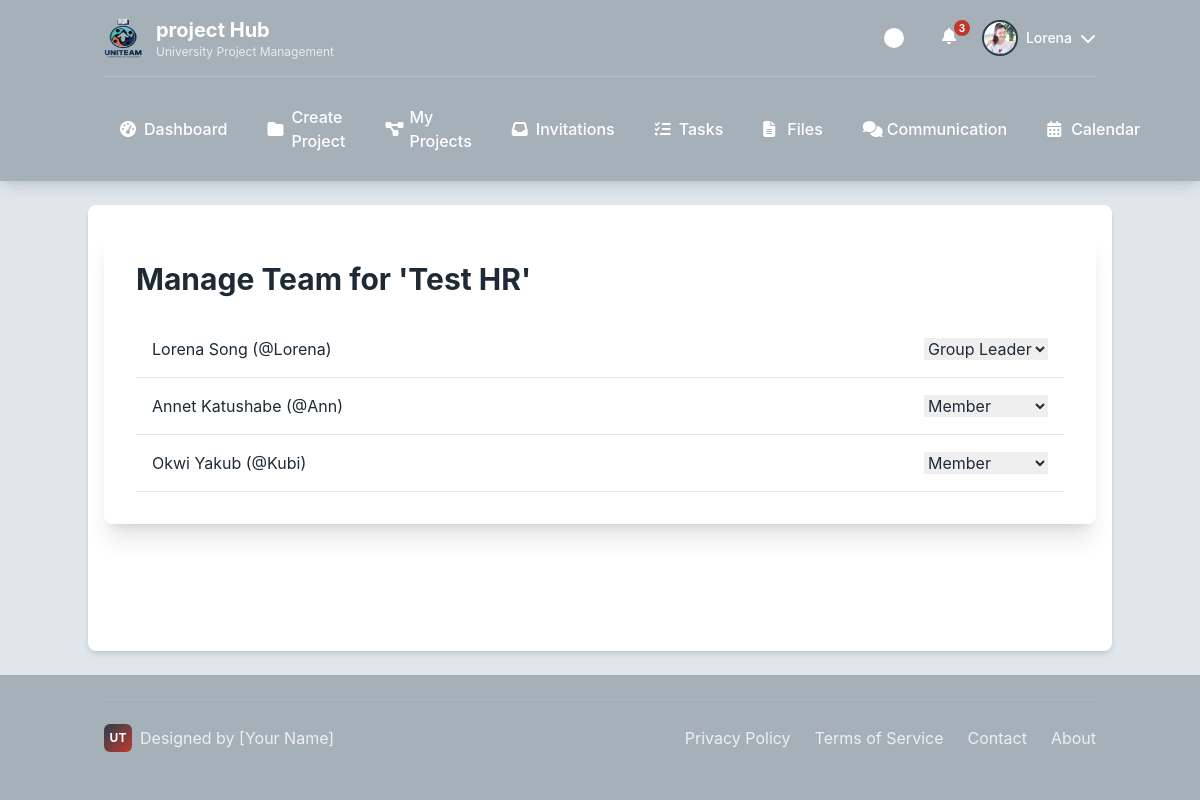
The page /projects/4/manage-team/ (signed in) on the database its author committed.
### users/models.py (models this page shows)
class CustomUser(AbstractUser):
    class Role(models.TextChoices):
        ADMIN = "ADMIN", "Admin"
        LECTURER = "LECTURER", "Lecturer"
        STUDENT = "STUDENT", "Student"
    role = models.CharField(max_length=50, choices=Role.choices)
    avatar = models.ImageField(upload_to='avatars/', null=True, blank=True)
    is_approved = models.BooleanField(default=True)
    phone_number = models.CharField(max_length=20, blank=True)
    def get_full_name(self):
        return f"{self.first_name} {self.last_name}"

### projects/models.py (models this page shows, shortened)
class Project(models.Model):
    class LifecycleStatus(models.TextChoices):
        DRAFT = 'DRAFT', 'Draft'
        ACTIVE = 'ACTIVE', 'Active'
        SUBMITTED = 'SUBMITTED', 'Submitted'
        ARCHIVED = 'ARCHIVED', 'Archived'
    title = models.CharField(max_length=200)
    description = models.TextField()
    course_code = models.CharField(max_length=20, blank=True)
    deadline = models.DateField()
    lifecycle_status = models.CharField(
        max_length=20,
        choices=LifecycleStatus.choices,
        default=LifecycleStatus.ACTIVE,
    )
    supervisor = models.ForeignKey(
        settings.AUTH_USER_MODEL,
        on_delete=models.SET_NULL, null=True, blank=True,
        limit_choices_to={'role': 'LECTURER'}, related_name='supervised_projects'
    )
    template_used = models.ForeignKey(ProjectTemplate, on_delete=models.SET_NULL, null=True, blank=True)
    created_at = models.DateTimeField(auto_now_add=True)
    updated_at = models.DateTimeField(auto_now=True)
    class Meta:
        ordering = ['deadline', '-created_at']

class TeamMembership(models.Model):
    user = models.ForeignKey(settings.AUTH_USER_MODEL, on_delete=models.CASCADE)
    team = models.ForeignKey(Team, on_delete=models.CASCADE)
    role = models.CharField(max_length=50, choices=Team.Role.choices, default=Team.Role.MEMBER)
    joined_at = models.DateTimeField(auto_now_add=True)
    class Meta:
        unique_together = ('user', 'team')

### projects/views.py (the view)
# urls.py: path('<int:project_id>/manage-team/', views.manage_team_view, name='manage_team'),
@login_required
def manage_team_view(request, project_id):
    project = get_object_or_404(Project, pk=project_id)
    if not project.team.teammembership_set.filter(Q(user=request.user, role=Team.Role.LEADER) | Q(user=request.user, role=Team.Role.CO_LEADER)).exists():
        messages.error(request, "You don't have permission to manage this team.")
        return redirect(project.get_absolute_url())
    memberships = project.team.teammembership_set.all()
    return render(request, 'projects/manage_team.html', {'project': project, 'memberships': memberships})

### templates/projects/manage_team.html (shortened to what this page needs)
{% extends "base/base_student.html" %}
{% block content %}
<div class="surface shadow-xl rounded-lg p-6 md:p-8">
    <h1 class="text-3xl font-bold">Manage Team for '{{ project.title }}'</h1>
    <div class="mt-6">
        {% for membership in memberships %}
        <div class="flex justify-between items-center p-4 border-b">
            <p>{{ membership.user.get_full_name }} (@{{ membership.user.username }})</p>
            <form method="POST" action="{% url 'update_member_role' membership.id %}">
                <select name="role" onchange="this.form.submit()">
                    <option value="MEMBER" {% if membership.role == 'MEMBER' %}selected{% endif %}>Member</option>
                    <option value="LEADER" {% if membership.role == 'LEADER' %}selected{% endif %}>Group Leader</option>
                </select>
            </form>
        </div>
        {% endfor %}
    </div>
</div>
{% endblock %}

### templates/base/base_student.html (shortened to what this page needs)
<!DOCTYPE html>
{% load static %}
<html lang="en">
<head>
    <script src="https://cdn.tailwindcss.com"></script>
    <link rel="stylesheet" href="https://cdnjs.cloudflare.com/ajax/libs/font-awesome/6.4.0/css/all.min.css">
    <link rel="stylesheet" href="{% static 'css/student_base.css' %}">
</head>
<body class="min-h-screen flex flex-col">
    <header class="header-bg text-white shadow-lg">
        <div class="container mx-auto px-4 py-4">
            <div class="flex justify-between items-center">
                <div class="logo-container">
                    <img src="{% static 'images/logo/uniteam_logo (1).png'%}" alt="UniTeam Logo" class="w-10 h-10 rounded-lg" onerror="this.style.display='none'; this.nextElementSibling.style.display='flex';">
                    <div>
                        <h1 class="text-xl font-bold">project Hub</h1>
                        <p class="text-xs opacity-75">University Project Management</p>
                    </div>
                </div>
                <div class="flex items-center space-x-4">
                    <div class="theme-toggle" id="themeToggle" title="Toggle Theme"></div>
                    {% if user.is_authenticated %}
                        <div class="relative cursor-pointer" id="notificationButton" title="Notifications">
                            <i class="fa-solid fa-bell w-6 h-6 text-white hover:text-accent-1 transition-colors"></i>
                            <span class="notification-badge">3</span>
                        </div>
                        <div class="profile-dropdown">
                            <div class="flex items-center gap-2 cursor-pointer" id="profileButton">
                                {% if user.avatar %}
                                    <img src="{{ user.avatar.url }}" alt="{{ user.username }}'s Avatar" class="profile-avatar object-cover">
                                {% else %}
                                    <div class="profile-avatar bg-accent-1 flex items-center justify-center text-white font-bold">
                                        {{ user.first_name.0|default:user.username.0|upper }}
                                    </div>
                                {% endif %}
                                <span class="hidden md:block text-sm font-medium">{{ user.first_name|default:user.username }}</span>
                                <i class="fa-solid fa-chevron-down w-4 h-4 transition-transform" id="profileArrow"></i>
                            </div>
                        </div>
                    {% else %}
                        <div class="flex items-center space-x-3">
                            <a href="#" class="btn btn-secondary">LOGIN</a>
                            <a href="#" class="btn btn-primary">REGISTER</a>
                        </div>
                    {% endif %}
                </div>
            </div>
            {% if user.is_authenticated %}
            <nav class="hidden md:block mt-4 pt-4 border-t border-white border-opacity-20">
                <div class="flex space-x-2">
                    <a href="{% url 'student_dashboard' %}" class="nav-link {% if request.resolver_match.url_name == 'dashboard' %}active{% endif %}">
                        <i class="fa-solid fa-gauge-high w-4 h-4"></i>
                        Dashboard
                    </a>
                    <a href="{% url 'create_project' %}" class="nav-link {% if request.resolver_match.url_name == 'projects' %}active{% endif %}">
                        <i class="fa-solid fa-folder w-4 h-4"></i>
                        Create Project
                    </a>
                    <a href="{% url 'my_projects' %}" class="nav-link {% if request.resolver_match.url_name == 'projects' %}active{% endif %}">
                        <i class="fa-solid fa-diagram-project w-4 h-4"></i>
                        My Projects
                    </a>
                    <a href="{% url 'view_invitations' %}" class="nav-link {% if request.resolver_match.url_name == 'invitations' %}active{% endif %}">
                        <i class="fa-solid fa-inbox w-4 h-4"></i>
                        Invitations
                    </a>
                    <a href="" class="nav-link {% if request.resolver_match.url_name == 'tasks' %}active{% endif %}">
                        <i class="fa-solid fa-list-check w-4 h-4"></i>
                        Tasks
                    </a>
                    <a href="#" class="nav-link {% if request.resolver_match.url_name == 'files' %}active{% endif %}">
                        <i class="fa-solid fa-file-lines w-4 h-4"></i>
                        Files
                    </a>
                    <a href="#" class="nav-link {% if request.resolver_match.url_name == 'communication' %}active{% endif %}">
                        <i class="fa-solid fa-comments w-4 h-4"></i>
                        Communication
                    </a>
                    <a href="#" class="nav-link {% if request.resolver_match.url_name == 'calendar' %}active{% endif %}">
                        <i class="fa-solid fa-calendar-days w-4 h-4"></i>
                        Calendar
                    </a>
                </div>
            </nav>
            {% endif %}
        </div>
    </header>
    <main class="flex-grow container mx-auto px-4 py-6 surface shadow-md my-6 rounded-lg">
        {% block content %}{% endblock %}
    </main>
    {% if user.is_authenticated %}
    <footer class="footer-bg text-white py-6 mt-auto">
        <div class="container mx-auto px-4">
            <div class="footer-content">
                <div class="personal-branding">
                    <div class="personal-logo">UT</div>
                    <span>Designed by [Your Name]</span>
                </div>
                <div class="footer-links">
                    <a href="#">Privacy Policy</a>
                    <a href="#">Terms of Service</a>
                    <a href="#">Contact</a>
                    <a href="#">About</a>
                </div>
            </div>
        </div>
    </footer>
    {% endif %}
</body>
</html>

### static/css/student_base.css (style rules this page uses)
:root { --light-gray: #DFE6EC; --dark-gray: #A6B0B9; --accent-1: #C0392B; --accent-2: #2C3E50; --text-dark: #1E2A35; --background: var(--light-gray); --surface: #ffffff; --header-bg: var(--dark-gray); --footer-bg: var(--dark-gray); }
body { background-color: var(--background); color: var(--text-dark); transition: all 0.3s ease; font-family: 'Inter', system-ui, -apple-system, sans-serif; }
.header-bg { background-color: var(--header-bg); }
.footer-bg { background-color: var(--footer-bg); }
.surface { background-color: var(--surface); }
.logo-container { display: flex; align-items: center; gap: 12px; }
.nav-link { position: relative; padding: 12px 16px; border-radius: 6px; transition: all 0.2s ease; font-weight: 500; display: flex; align-items: center; gap: 8px; }
.profile-dropdown { position: relative; }
.profile-avatar { width: 36px; height: 36px; border-radius: 50%; border: 2px solid var(--accent-2); cursor: pointer; transition: all 0.2s ease; }
.theme-toggle { width: 44px; height: 24px; background-color: var(--dark-gray); border-radius: 12px; position: relative; cursor: pointer; transition: background-color 0.3s ease; }
.theme-toggle::before { content: ''; position: absolute; top: 2px; left: 2px; width: 20px; height: 20px; background-color: white; border-radius: 50%; transition: transform 0.3s ease; }
.footer-content { display: flex; justify-content: space-between; align-items: center; padding: 24px 0; border-top: 1px solid rgba(255,255,255,0.1); }
.footer-links { display: flex; gap: 24px; }
.footer-links a { color: rgba(255,255,255,0.8); text-decoration: none; transition: color 0.2s ease; }
.personal-branding { display: flex; align-items: center; gap: 8px; color: rgba(255,255,255,0.8); }
.personal-logo { width: 28px; height: 28px; background: linear-gradient(135deg, var(--accent-2), var(--accent-1)); border-radius: 6px; display: flex; align-items: center; justify-content: center; color: white; font-weight: bold; font-size: 12px; }
.notification-badge { position: absolute; top: -4px; right: -4px; background-color: var(--accent-1); color: white; font-size: 10px; font-weight: bold; border-radius: 10px; min-width: 16px; height: 16px; display: flex; align-items: center; justify-content: center; padding: 0 4px; }

### rows shown on the page
CustomUser: avatar (picture), first_name "Lorena"
Project: title "Test HR"
TeamMembership: user.get_full_name "Lorena Song", user.username "Lorena", role "Group Leader"
TeamMembership: user.get_full_name "Annet Katushabe", user.username "Ann", role "Member"
TeamMembership: user.get_full_name "Okwi Yakub", user.username "Kubi", role "Member"
